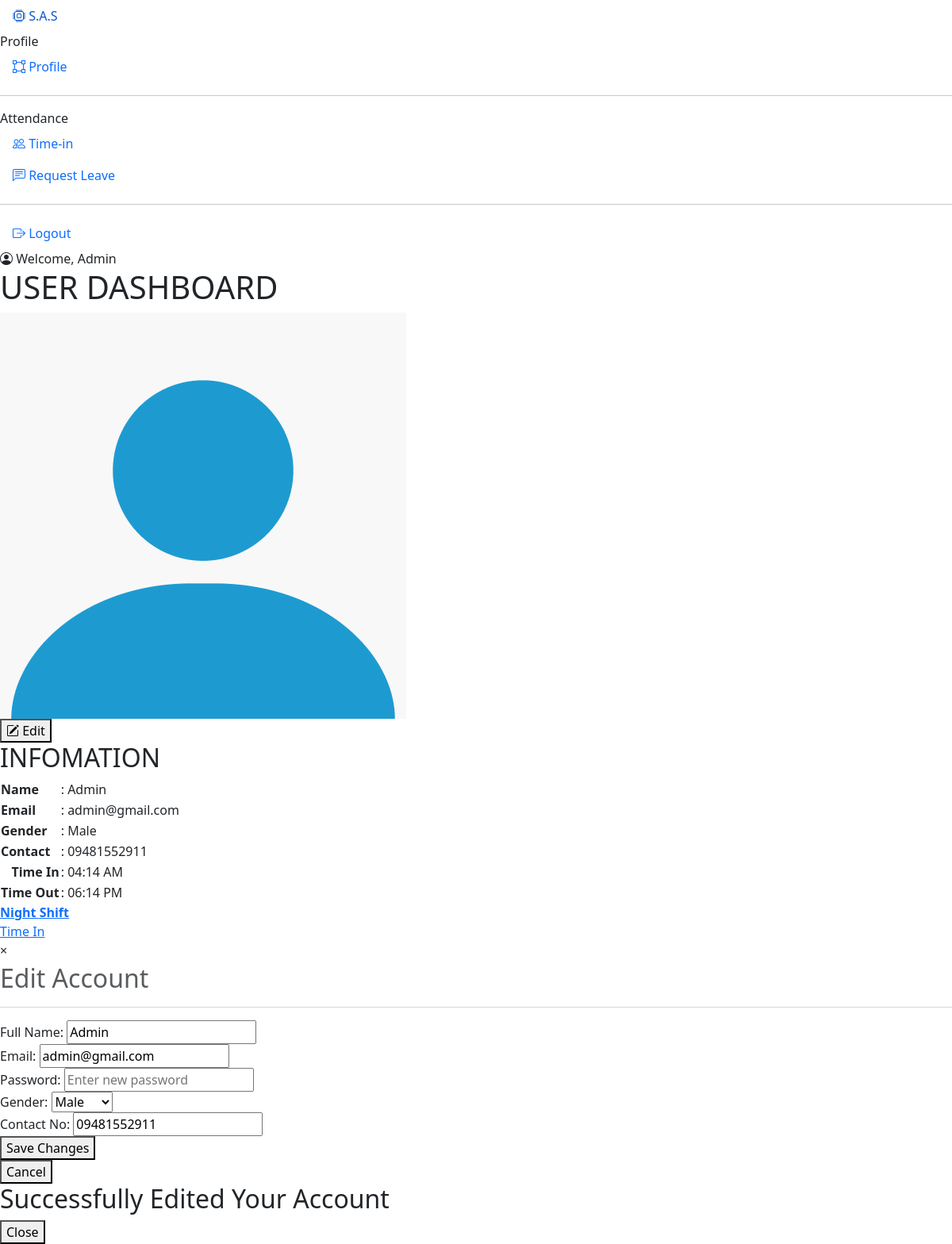
Page /users/user_dashboard.php (signed in) on the committed database.
### tables this page shows
CREATE TABLE `users` (
  `user_id` int(11) NOT NULL,
  `gender` enum('Male','Female','Other') NOT NULL,
  `full_name` varchar(50) NOT NULL,
  `email` varchar(255) NOT NULL,
  `password` varchar(255) NOT NULL,
  `contact_no` varchar(15) NOT NULL,
  `role` enum('admin','user') DEFAULT 'user',
  `created_at` timestamp NOT NULL DEFAULT current_timestamp(),
  `shift_id` int(11) DEFAULT NULL,
  `shift_type` enum('morning','afternoon','night') NOT NULL,
  `start_time` time DEFAULT NULL,
  `end_time` time DEFAULT NULL,
  `original_shift_type` enum('morning','afternoon','night') DEFAULT NULL,
  `original_start_time` time DEFAULT NULL,
  `original_end_time` time DEFAULT NULL
);

### users/user_dashboard.php (the view, shortened to what this page needs)
<?php
include '../db_connection.php';
$user_id = $_SESSION['user_id'];
$stmt = $conn->prepare("SELECT * FROM users WHERE user_id = ?");
$stmt->bind_param("i", $user_id);
$stmt->execute();
$result = $stmt->get_result();
if ($result->num_rows === 1) {
    $user = $result->fetch_assoc();
} else {
    echo "User not found.";
    exit();
}
?>
<!DOCTYPE html>
<html lang="en">
<head>
    <link rel="stylesheet" href="https://cdn.jsdelivr.net/npm/bootstrap@5.3.3/dist/css/bootstrap.min.css">
    <link rel="stylesheet" href="https://cdn.jsdelivr.net/npm/bootstrap-icons@1.11.3/font/bootstrap-icons.min.css">
    <link rel="stylesheet" href="../users/scss/user.scss">
    <link rel="stylesheet" href="../users/scss/table.scss">
    <link rel="stylesheet" href="../users/scss/modal.scss">
    <link rel="stylesheet" href="../users/scss/btn.scss">
</head>
<body>
    <div class="sidebar">
            <nav class="nav flex-column">
            <a class="nav-link logo-link" href="admin_dashboard.php">
                <span class="icon">
                    <i class="bi bi-cpu"></i>
                </span>
                <span class="description">S.A.S</span>
            </a>
            <span class="category">Profile</span>
            <a class="nav-link" href="user_dashboard.php">
                <span class="icon">
                    <i class="bi bi-bounding-box"></i>
                </span>
                <span class="description">Profile</span>
            </a>
            <hr>
            <span class="category">Attendance</span>
            <a class="nav-link" href="time_in.php">
                <span class="icon">
                    <i class="bi bi-people"></i>
                </span>
                <span class="description">Time-in</span>
            </a>
            <a class="nav-link" href="request_leave.php">
                <span class="icon">
                    <i class="bi bi-chat-left-text"></i>
                </span>
                <span class="description">Request Leave</span>
            </a>
            <hr>
            <a class="nav-link" href="../logout.php">
                <span class="icon">
                    <i class="bi bi-box-arrow-right"></i>
                </span>
                <span class="description">Logout</span>
            </a>
        </nav>
    </div>
    <main class="main-content">
        <div class="header">
            <div class="welcome-message">
                <span class="icon">
                <i class="bi bi-person-circle"></i>
                </span>
                Welcome, <?php echo htmlspecialchars($user['full_name']); ?>
            </div>
        </div>
        <div class="page-title">
            <h1>USER DASHBOARD</h1>
        </div>
        <div class="dashboard-content">
            <div class="profile-container">
                <div class="profile-image">
                    <div class="image">
                        <img src="../images/profilee.png" alt="Profile Image">
                    </div>
                    <div class="edit-btn">
                        <button class="add-btn" id="">
                            <i class="bi bi-pencil-square"></i>
                            Edit
                        </button>
                    </div>
                </div>
                <div class="info-table">
                    <table>
                        <h2>INFOMATION</h2>
                        <tr>
                            <th>Name</th>
                                <td>: <?php echo $user['full_name']; ?></td>
                        </tr>
                        <tr>
                            <th>Email</th>
                                <td>: <?php echo $user['email']; ?></td>
                        </tr>
                        <tr>
                            <th>Gender</th>
                                <td>: <?php echo $user['gender']; ?></td>
                        </tr>
                        <tr>
                            <th>Contact</th>
                                <td>: <?php echo $user['contact_no']; ?></td>
                        </tr>
                        <tr>
                            <th style="text-align: right;">Time In</th>
                            <td>: <?php echo date('h:i A', strtotime($user['start_time'])); ?></td>
                        </tr>
                        <tr>
                            <th>Time Out</th>
                            <td>: <?php echo date('h:i A', strtotime($user['end_time'])); ?></td>
                        </tr>
                    </table>
                        <div class="profile-btn">
                            <div class="shift-btn">
                                <a href="" style="text-transform: capitalize;"><strong><?php echo $user['shift_type']; ?> shift</strong></a>
                            </div>
                            <div class="in-btn">
                                <a href="time_in.php">Time In</a>
                            </div>
                        </div>
                </div>
            </div>
        </div>
    </main>
            <div id="editAccountModal" class="user-edit-modal">
                <div class="modal-content">
                    <span class="close-btn" id="closeModalBtn">&times;</span>
                    <div class="form-text">
                        <h2>Edit Account</h2>
                        <hr>
                    </div>
                    <form id="editAccountForm" method="POST" action="edit_user.php">
    <div class="form-group">
        <div class="edit-input">
            <label for="full_name">Full Name:</label>
            <input type="text" id="full_name" name="full_name" value="<?php echo $user['full_name']; ?>" required>
        </div>
        <div class="edit-input">
            <label for="email">Email:</label>
            <input type="email" id="email" name="email" value="<?php echo $user['email']; ?>" required>
        </div>
    </div>
    <div class="form-group">
        <div class="edit-input">
            <label for="password">Password:</label>
            <input type="password" id="password" name="password" placeholder="Enter new password">
        </div>
        <div class="edit-input">
            <label for="gender">Gender:</label>
            <select id="gender" name="gender" required>
                <option value="Male" <?php echo $user['gender'] == 'Male' ? 'selected' : ''; ?>>Male</option>
            </select>
        </div>
    </div>
    <div class="form-group">
        <div class="edit-input">
            <label for="contact_no">Contact No:</label>
            <input type="text" id="contact_no" name="contact_no" value="<?php echo $user['contact_no']; ?>" required>
        </div>
    </div>
    <div class="submit-group">
        <div class="submit-btn">
            <button type="submit">Save Changes</button>
        </div>
        <div class="submit-btn">
            <button type="button" id="cancelEditBtn" class="cancel-btn">Cancel</button>
        </div>
    </div>
</form>
                </div>
            <div id="successModal" class="success-modal">
                <div class="modal-content">
                    <div class="success-container">
                        <h2>Successfully Edited Your Account</h2>
                        <button id="closeSuccessModal" class="close-btn">Close</button>
                    </div>
                </div>
            </div>
        </div>
</body>
</html>

### rows in the picture
users: full_name "Admin", email "admin@gmail.com", gender "Male", contact_no "09481552911", start_time "04:14 AM", end_time "06:14 PM", shift_type "Night"
